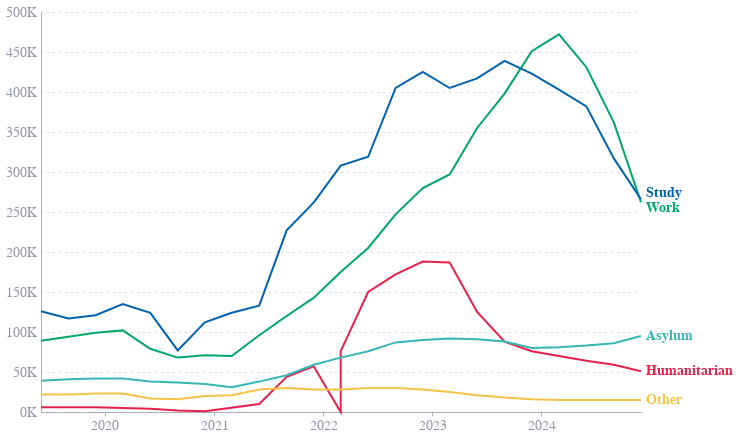

Notebook code cell kept with this figure:
### Code cell
lines = alt.Chart(non_eu_migra_dep).mark_line().encode(
    x=alt.X('Year ending:T', axis=alt.Axis(labelFontSize=14, tickCount=5)),
    y=alt.Y('Immigration', axis=alt.Axis(labelExpr="datum.value / 1000 + 'K'", labelFontSize=14)),
    color='Reason',
    tooltip=[
        alt.Tooltip('Period', title='Quarter'),
        alt.Tooltip('Immigration_label', title='Immigrants'),
        alt.Tooltip('Reason', title='Reason for migration')
        
    ]
).properties(
    height=400,
    width=600
)

last_points = non_eu_migra_dep.loc[non_eu_migra_dep.groupby('Reason')['Year ending'].idxmax()]

# Manual adjustment parameters - ADJUST THESE AS NEEDED
label_adjustments = {
    'Study': 7500,      # No adjustment
    'Work': -7500,      # No adjustment  
    'Asylum': 0,      # No adjustment
    'Humanitarian': 0,      # No adjustment
    'Other': 0        # No adjustment
}

# Apply manual adjustments
last_points['adjusted'] = last_points.apply(
    lambda row: row['Immigration'] + label_adjustments.get(row['Reason'], 0), 
    axis=1
)
text = alt.Chart(last_points).mark_text(
    align='left',
    dx=5,
    fontWeight='bold',
    fontSize=14
).encode(
    x=alt.X('Year ending:T', axis=alt.Axis(tickCount=5)),
    y=alt.Y('adjusted'),
    text='Reason',
    color=alt.Color('Reason', legend=None)
)

chart1 = lines + text
chart1

### Figure 1 — Vega-Lite specification as saved in the notebook (floating-point values rounded to 4 significant figures)
{"config": {"font": "Circular Std", "text": {"color": "#676A86", "align": "left", "baseline": "middle", "dx": 7, "dy": 0, "fontSize": 11}, "view": {"stroke": null, "continuousWidth": 400, "continuousHeight": 300, "discreteWidth": 400, "discreteHeight": 300}, "range": {"category": ["#36B7B4", "#E6224B", "#F4C245", "#0063AF", "#00A767", "#179FDB", "#EB5C2E"], "diverging": ["#E6224B", "#E54753", "#C9C9C9", "#179FDB", "#122B39"], "heatmap": ["#C9C9C9", "#179FDB", "#0063AF", "#122B39"], "ordinal": ["#00A767", "#36B7B4", "#179FDB", "#0063AF", "#243B5A"]}, "bar": {"color": "#179fdb"}, "line": {"color": "#e6224b"}, "rule": {"color": "#676A86"}, "area": {"opacity": 0.3}, "point": {"filled": true, "size": 80, "color": "#e6224b", "opacity": 0.95}, "geoshape": {"stroke": "white", "strokeWidth": 0.3}, "rect": {"fill": "#d6d4d4", "opacity": 0.3}, "axis": {"labelColor": "#676A86", "labelFontSize": 11, "labelFont": "Circular Std", "labelOpacity": 0.7, "tickColor": "#676A86", "tickOpacity": 0.5, "domainColor": "#676A86", "domainOpacity": 0.5, "gridColor": "#676A86", "gridDash": [2, 2], "gridOpacity": 0.5, "title": null, "titleColor": "#676A86", "titleOpacity": 0.8, "tickSize": 4}, "axisXDiscrete": {"grid": false, "labelAngle": 0, "tickCount": 10, "tickOpacity": 0.5, "title": null}, "axisYDiscrete": {"ticks": false, "labelPadding": 5}, "axisXTemporal": {"grid": false, "ticks": true}, "axisXQuantitative": {"grid": true}, "axisYQuantitative": {"gridColor": "#676A86", "gridDash": [1, 5], "gridOpacity": 0.5, "ticks": false, "labelPadding": 5, "tickCount": 8, "titleAngle": 0, "titleAlign": "left", "titleBaseline": "bottom", "titleX": 0, "titleY": -5}, "title": {"color": "#676A86E6", "subtitleColor": "#676A86", "font": "Circular Std", "subtitleFont": "Circular Std", "anchor": "start", "fontSize": 14, "subtitleFontSize": 12, "subtitlePadding": 4, "offset": 0, "frame": "group"}, "legend": {"titleColor": "#122b39", "title": null, "labelColor": "#122b39", "labelFontSize": 11}}, "layer": [{"data": {"name": "data-bc9e46f9909cccf00b97afdee3823c52"}, "mark": {"type": "line"}, "encoding": {"color": {"field": "Reason", "type": "nominal"}, "tooltip": [{"field": "Period", "title": "Quarter", "type": "nominal"}, {"field": "Immigration_label", "title": "Immigrants", "type": "nominal"}, {"field": "Reason", "title": "Reason for migration", "type": "nominal"}], "x": {"axis": {"labelFontSize": 14, "tickCount": 5}, "field": "Year ending", "type": "temporal"}, "y": {"axis": {"labelExpr": "datum.value / 1000 + 'K'", "labelFontSize": 14}, "field": "Immigration", "type": "quantitative"}}}, {"data": {"name": "data-d2ccc6b87d18a6b878923d4f8f4e32ae"}, "mark": {"type": "text", "align": "left", "dx": 5, "fontSize": 14, "fontWeight": "bold"}, "encoding": {"color": {"field": "Reason", "legend": null, "type": "nominal"}, "text": {"field": "Reason", "type": "nominal"}, "x": {"axis": {"tickCount": 5}, "field": "Year ending", "type": "temporal"}, "y": {"field": "adjusted", "type": "quantitative"}}}], "height": 400, "width": 600, "$schema": "https://vega.github.io/schema/vega-lite/v5.20.1.json", "datasets": {"data-bc9e46f9909cccf00b97afdee3823c52": [{"Period": "2019 Q2", "Year ending": "2019-06-01T00:00:00", "Reason": "Work", "Dependants": "Including dependants", "Immigration": 89000, "Immigrations_label": "89.0K", "Immigration_label": "89K", "test": 89.0}, {"Period": "2019 Q3", "Year ending": "2019-09-01T00:00:00", "Reason": "Work", "Dependants": "Including dependants", "Immigration": 94000, "Immigrations_label": "94.0K", "Immigration_label": "94K", "test": 94.0}, {"Period": "2019 Q4", "Year ending": "2019-12-01T00:00:00", "Reason": "Work", "Dependants": "Including dependants", "Immigration": 99000, "Immigrations_label": "99.0K", "Immigration_label": "99K", "test": 99.0}, {"Period": "2020 Q1", "Year ending": "2020-03-01T00:00:00", "Reason": "Work", "Dependants": "Including dependants", "Immigration": 102000, "Immigrations_label": "102.0K", "Immigration_label": "102K", "test": 102.0}, {"Period": "2020 Q2", "Year ending": "2020-06-01T00:00:00", "Reason": "Work", "Dependants": "Including dependants", "Immigration": 79000, "Immigrations_label": "79.0K", "Immigration_label": "79K", "test": 79.0}, {"Period": "2020 Q3", "Year ending": "2020-09-01T00:00:00", "Reason": "Work", "Dependants": "Including dependants", "Immigration": 68000, "Immigrations_label": "68.0K", "Immigration_label": "68K", "test": 68.0}, {"Period": "2020 Q4", "Year ending": "2020-12-01T00:00:00", "Reason": "Work", "Dependants": "Including dependants", "Immigration": 71000, "Immigrations_label": "71.0K", "Immigration_label": "71K", "test": 71.0}, {"Period": "2021 Q1", "Year ending": "2021-03-01T00:00:00", "Reason": "Work", "Dependants": "Including dependants", "Immigration": 70000, "Immigrations_label": "70.0K", "Immigration_label": "70K", "test": 70.0}, {"Period": "2021 Q2", "Year ending": "2021-06-01T00:00:00", "Reason": "Work", "Dependants": "Including dependants", "Immigration": 96000, "Immigrations_label": "96.0K", "Immigration_label": "96K", "test": 96.0}, {"Period": "2021 Q3", "Year ending": "2021-09-01T00:00:00", "Reason": "Work", "Dependants": "Including dependants", "Immigration": 120000, "Immigrations_label": "120.0K", "Immigration_label": "120K", "test": 120.0}, {"Period": "2021 Q4", "Year ending": "2021-12-01T00:00:00", "Reason": "Work", "Dependants": "Including dependants", "Immigration": 143000, "Immigrations_label": "143.0K", "Immigration_label": "143K", "test": 143.0}, {"Period": "2022 Q1", "Year ending": "2022-03-01T00:00:00", "Reason": "Work", "Dependants": "Including dependants", "Immigration": 175000, "Immigrations_label": "175.0K", "Immigration_label": "175K", "test": 175.0}, {"Period": "2022 Q2", "Year ending": "2022-06-01T00:00:00", "Reason": "Work", "Dependants": "Including dependants", "Immigration": 205000, "Immigrations_label": "205.0K", "Immigration_label": "205K", "test": 205.0}, {"Period": "2022 Q3", "Year ending": "2022-09-01T00:00:00", "Reason": "Work", "Dependants": "Including dependants", "Immigration": 247000, "Immigrations_label": "247.0K", "Immigration_label": "247K", "test": 247.0}, {"Period": "2022 Q4", "Year ending": "2022-12-01T00:00:00", "Reason": "Work", "Dependants": "Including dependants", "Immigration": 280000, "Immigrations_label": "280.0K", "Immigration_label": "280K", "test": 280.0}, {"Period": "2023 Q1", "Year ending": "2023-03-01T00:00:00", "Reason": "Work", "Dependants": "Including dependants", "Immigration": 297000, "Immigrations_label": "297.0K", "Immigration_label": "297K", "test": 297.0}, {"Period": "2023 Q2", "Year ending": "2023-06-01T00:00:00", "Reason": "Work", "Dependants": "Including dependants", "Immigration": 355000, "Immigrations_label": "355.0K", "Immigration_label": "355K", "test": 355.0}, {"Period": "2023 Q3", "Year ending": "2023-09-01T00:00:00", "Reason": "Work", "Dependants": "Including dependants", "Immigration": 398000, "Immigrations_label": "398.0K", "Immigration_label": "398K", "test": 398.0}, {"Period": "2023 Q4", "Year ending": "2023-12-01T00:00:00", "Reason": "Work", "Dependants": "Including dependants", "Immigration": 451000, "Immigrations_label": "451.0K", "Immigration_label": "451K", "test": 451.0}, {"Period": "2024 Q1", "Year ending": "2024-03-01T00:00:00", "Reason": "Work", "Dependants": "Including dependants", "Immigration": 472000, "Immigrations_label": "472.0K", "Immigration_label": "472K", "test": 472.0}, {"Period": "2024 Q2", "Year ending": "2024-06-01T00:00:00", "Reason": "Work", "Dependants": "Including dependants", "Immigration": 431000, "Immigrations_label": "431.0K", "Immigration_label": "431K", "test": 431.0}, {"Period": "2024 Q3", "Year ending": "2024-09-01T00:00:00", "Reason": "Work", "Dependants": "Including dependants", "Immigration": 362000, "Immigrations_label": "362.0K", "Immigration_label": "362K", "test": 362.0}, {"Period": "2024 Q4", "Year ending": "2024-12-01T00:00:00", "Reason": "Work", "Dependants": "Including dependants", "Immigration": 262000, "Immigrations_label": "262.0K", "Immigration_label": "262K", "test": 262.0}, {"Period": "2019 Q2", "Year ending": "2019-06-01T00:00:00", "Reason": "Study", "Dependants": "Including dependants", "Immigration": 126000, "Immigrations_label": "126.0K", "Immigration_label": "126K", "test": 126.0}, {"Period": "2019 Q3", "Year ending": "2019-09-01T00:00:00", "Reason": "Study", "Dependants": "Including dependants", "Immigration": 117000, "Immigrations_label": "117.0K", "Immigration_label": "117K", "test": 117.0}, {"Period": "2019 Q4", "Year ending": "2019-12-01T00:00:00", "Reason": "Study", "Dependants": "Including dependants", "Immigration": 121000, "Immigrations_label": "121.0K", "Immigration_label": "121K", "test": 121.0}, {"Period": "2020 Q1", "Year ending": "2020-03-01T00:00:00", "Reason": "Study", "Dependants": "Including dependants", "Immigration": 135000, "Immigrations_label": "135.0K", "Immigration_label": "135K", "test": 135.0}, {"Period": "2020 Q2", "Year ending": "2020-06-01T00:00:00", "Reason": "Study", "Dependants": "Including dependants", "Immigration": 124000, "Immigrations_label": "124.0K", "Immigration_label": "124K", "test": 124.0}, {"Period": "2020 Q3", "Year ending": "2020-09-01T00:00:00", "Reason": "Study", "Dependants": "Including dependants", "Immigration": 77000, "Immigrations_label": "77.0K", "Immigration_label": "77K", "test": 77.0}, {"Period": "2020 Q4", "Year ending": "2020-12-01T00:00:00", "Reason": "Study", "Dependants": "Including dependants", "Immigration": 112000, "Immigrations_label": "112.0K", "Immigration_label": "112K", "test": 112.0}, {"Period": "2021 Q1", "Year ending": "2021-03-01T00:00:00", "Reason": "Study", "Dependants": "Including dependants", "Immigration": 124000, "Immigrations_label": "124.0K", "Immigration_label": "124K", "test": 124.0}, {"Period": "2021 Q2", "Year ending": "2021-06-01T00:00:00", "Reason": "Study", "Dependants": "Including dependants", "Immigration": 133000, "Immigrations_label": "133.0K", "Immigration_label": "133K", "test": 133.0}, {"Period": "2021 Q3", "Year ending": "2021-09-01T00:00:00", "Reason": "Study", "Dependants": "Including dependants", "Immigration": 227000, "Immigrations_label": "227.0K", "Immigration_label": "227K", "test": 227.0}, {"Period": "2021 Q4", "Year ending": "2021-12-01T00:00:00", "Reason": "Study", "Dependants": "Including dependants", "Immigration": 262000, "Immigrations_label": "262.0K", "Immigration_label": "262K", "test": 262.0}, {"Period": "2022 Q1", "Year ending": "2022-03-01T00:00:00", "Reason": "Study", "Dependants": "Including dependants", "Immigration": 308000, "Immigrations_label": "308.0K", "Immigration_label": "308K", "test": 308.0}, {"Period": "2022 Q2", "Year ending": "2022-06-01T00:00:00", "Reason": "Study", "Dependants": "Including dependants", "Immigration": 319000, "Immigrations_label": "319.0K", "Immigration_label": "319K", "test": 319.0}, {"Period": "2022 Q3", "Year ending": "2022-09-01T00:00:00", "Reason": "Study", "Dependants": "Including dependants", "Immigration": 405000, "Immigrations_label": "405.0K", "Immigration_label": "405K", "test": 405.0}, {"Period": "2022 Q4", "Year ending": "2022-12-01T00:00:00", "Reason": "Study", "Dependants": "Including dependants", "Immigration": 425000, "Immigrations_label": "425.0K", "Immigration_label": "425K", "test": 425.0}, {"Period": "2023 Q1", "Year ending": "2023-03-01T00:00:00", "Reason": "Study", "Dependants": "Including dependants", "Immigration": 405000, "Immigrations_label": "405.0K", "Immigration_label": "405K", "test": 405.0}, {"Period": "2023 Q2", "Year ending": "2023-06-01T00:00:00", "Reason": "Study", "Dependants": "Including dependants", "Immigration": 417000, "Immigrations_label": "417.0K", "Immigration_label": "417K", "test": 417.0}, {"Period": "2023 Q3", "Year ending": "2023-09-01T00:00:00", "Reason": "Study", "Dependants": "Including dependants", "Immigration": 439000, "Immigrations_label": "439.0K", "Immigration_label": "439K", "test": 439.0}, {"Period": "2023 Q4", "Year ending": "2023-12-01T00:00:00", "Reason": "Study", "Dependants": "Including dependants", "Immigration": 423000, "Immigrations_label": "423.0K", "Immigration_label": "423K", "test": 423.0}, {"Period": "2024 Q1", "Year ending": "2024-03-01T00:00:00", "Reason": "Study", "Dependants": "Including dependants", "Immigration": 403000, "Immigrations_label": "403.0K", "Immigration_label": "403K", "test": 403.0}, {"Period": "2024 Q2", "Year ending": "2024-06-01T00:00:00", "Reason": "Study", "Dependants": "Including dependants", "Immigration": 382000, "Immigrations_label": "382.0K", "Immigration_label": "382K", "test": 382.0}, {"Period": "2024 Q3", "Year ending": "2024-09-01T00:00:00", "Reason": "Study", "Dependants": "Including dependants", "Immigration": 317000, "Immigrations_label": "317.0K", "Immigration_label": "317K", "test": 317.0}, {"Period": "2024 Q4", "Year ending": "2024-12-01T00:00:00", "Reason": "Study", "Dependants": "Including dependants", "Immigration": 266000, "Immigrations_label": "266.0K", "Immigration_label": "266K", "test": 266.0}, {"Period": "2019 Q2", "Year ending": "2019-06-01T00:00:00", "Reason": "Humanitarian", "Dependants": "Including dependants", "Immigration": 6000, "Immigrations_label": "6.0K", "Immigration_label": "6K", "test": 6.0}, {"Period": "2019 Q3", "Year ending": "2019-09-01T00:00:00", "Reason": "Humanitarian", "Dependants": "Including dependants", "Immigration": 6000, "Immigrations_label": "6.0K", "Immigration_label": "6K", "test": 6.0}, {"Period": "2019 Q4", "Year ending": "2019-12-01T00:00:00", "Reason": "Humanitarian", "Dependants": "Including dependants", "Immigration": 6000, "Immigrations_label": "6.0K", "Immigration_label": "6K", "test": 6.0}, {"Period": "2020 Q1", "Year ending": "2020-03-01T00:00:00", "Reason": "Humanitarian", "Dependants": "Including dependants", "Immigration": 5000, "Immigrations_label": "5.0K", "Immigration_label": "5K", "test": 5.0}, {"Period": "2020 Q2", "Year ending": "2020-06-01T00:00:00", "Reason": "Humanitarian", "Dependants": "Including dependants", "Immigration": 4000, "Immigrations_label": "4.0K", "Immigration_label": "4K", "test": 4.0}, {"Period": "2020 Q3", "Year ending": "2020-09-01T00:00:00", "Reason": "Humanitarian", "Dependants": "Including dependants", "Immigration": 2000, "Immigrations_label": "2.0K", "Immigration_label": "2K", "test": 2.0}, {"Period": "2020 Q4", "Year ending": "2020-12-01T00:00:00", "Reason": "Humanitarian", "Dependants": "Including dependants", "Immigration": 1000, "Immigrations_label": "1.0K", "Immigration_label": "1K", "test": 1.0}, {"Period": "2022 Q1", "Year ending": "2022-03-01T00:00:00", "Reason": "Humanitarian", "Dependants": "Including dependants", "Immigration": 0, "Immigrations_label": "0.0K", "Immigration_label": "0K", "test": 0.0}, {"Period": "2021 Q2", "Year ending": "2021-06-01T00:00:00", "Reason": "Humanitarian", "Dependants": "Including dependants", "Immigration": 10000, "Immigrations_label": "10.0K", "Immigration_label": "10K", "test": 10.0}, {"Period": "2021 Q3", "Year ending": "2021-09-01T00:00:00", "Reason": "Humanitarian", "Dependants": "Including dependants", "Immigration": 44000, "Immigrations_label": "44.0K", "Immigration_label": "44K", "test": 44.0}, {"Period": "2021 Q4", "Year ending": "2021-12-01T00:00:00", "Reason": "Humanitarian", "Dependants": "Including dependants", "Immigration": 57000, "Immigrations_label": "57.0K", "Immigration_label": "57K", "test": 57.0}, {"Period": "2022 Q1", "Year ending": "2022-03-01T00:00:00", "Reason": "Humanitarian", "Dependants": "Including dependants", "Immigration": 76000, "Immigrations_label": "76.0K", "Immigration_label": "76K", "test": 76.0}, {"Period": "2022 Q2", "Year ending": "2022-06-01T00:00:00", "Reason": "Humanitarian", "Dependants": "Including dependants", "Immigration": 150000, "Immigrations_label": "150.0K", "Immigration_label": "150K", "test": 150.0}, {"Period": "2022 Q3", "Year ending": "2022-09-01T00:00:00", "Reason": "Humanitarian", "Dependants": "Including dependants", "Immigration": 172000, "Immigrations_label": "172.0K", "Immigration_label": "172K", "test": 172.0}, {"Period": "2022 Q4", "Year ending": "2022-12-01T00:00:00", "Reason": "Humanitarian", "Dependants": "Including dependants", "Immigration": 188000, "Immigrations_label": "188.0K", "Immigration_label": "188K", "test": 188.0}, {"Period": "2023 Q1", "Year ending": "2023-03-01T00:00:00", "Reason": "Humanitarian", "Dependants": "Including dependants", "Immigration": 187000, "Immigrations_label": "187.0K", "Immigration_label": "187K", "test": 187.0}, {"Period": "2023 Q2", "Year ending": "2023-06-01T00:00:00", "Reason": "Humanitarian", "Dependants": "Including dependants", "Immigration": 125000, "Immigrations_label": "125.0K", "Immigration_label": "125K", "test": 125.0}, {"Period": "2023 Q3", "Year ending": "2023-09-01T00:00:00", "Reason": "Humanitarian", "Dependants": "Including dependants", "Immigration": 88000, "Immigrations_label": "88.0K", "Immigration_label": "88K", "test": 88.0}, {"Period": "2023 Q4", "Year ending": "2023-12-01T00:00:00", "Reason": "Humanitarian", "Dependants": "Including dependants", "Immigration": 76000, "Immigrations_label": "76.0K", "Immigration_label": "76K", "test": 76.0}, {"Period": "2024 Q1", "Year ending": "2024-03-01T00:00:00", "Reason": "Humanitarian", "Dependants": "Including dependants", "Immigration": 70000, "Immigrations_label": "70.0K", "Immigration_label": "70K", "test": 70.0}, {"Period": "2024 Q2", "Year ending": "2024-06-01T00:00:00", "Reason": "Humanitarian", "Dependants": "Including dependants", "Immigration": 64000, "Immigrations_label": "64.0K", "Immigration_label": "64K", "test": 64.0}, {"Period": "2024 Q3", "Year ending": "2024-09-01T00:00:00", "Reason": "Humanitarian", "Dependants": "Including dependants", "Immigration": 59000, "Immigrations_label": "59.0K", "Immigration_label": "59K", "test": 59.0}, {"Period": "2024 Q4", "Year ending": "2024-12-01T00:00:00", "Reason": "Humanitarian", "Dependants": "Including dependants", "Immigration": 51000, "Immigrations_label": "51.0K", "Immigration_label": "51K", "test": 51.0}, {"Period": "2019 Q2", "Year ending": "2019-06-01T00:00:00", "Reason": "Asylum", "Dependants": "Including dependants", "Immigration": 39000, "Immigrations_label": "39.0K", "Immigration_label": "39K", "test": 39.0}, {"Period": "2019 Q3", "Year ending": "2019-09-01T00:00:00", "Reason": "Asylum", "Dependants": "Including dependants", "Immigration": 41000, "Immigrations_label": "41.0K", "Immigration_label": "41K", "test": 41.0}, {"Period": "2019 Q4", "Year ending": "2019-12-01T00:00:00", "Reason": "Asylum", "Dependants": "Including dependants", "Immigration": 42000, "Immigrations_label": "42.0K", "Immigration_label": "42K", "test": 42.0}, {"Period": "2020 Q1", "Year ending": "2020-03-01T00:00:00", "Reason": "Asylum", "Dependants": "Including dependants", "Immigration": 42000, "Immigrations_label": "42.0K", "Immigration_label": "42K", "test": 42.0}, {"Period": "2020 Q2", "Year ending": "2020-06-01T00:00:00", "Reason": "Asylum", "Dependants": "Including dependants", "Immigration": 38000, "Immigrations_label": "38.0K", "Immigration_label": "38K", "test": 38.0}, {"Period": "2020 Q3", "Year ending": "2020-09-01T00:00:00", "Reason": "Asylum", "Dependants": "Including dependants", "Immigration": 37000, "Immigrations_label": "37.0K", "Immigration_label": "37K", "test": 37.0}, {"Period": "2020 Q4", "Year ending": "2020-12-01T00:00:00", "Reason": "Asylum", "Dependants": "Including dependants", "Immigration": 35000, "Immigrations_label": "35.0K", "Immigration_label": "35K", "test": 35.0}, {"Period": "2021 Q1", "Year ending": "2021-03-01T00:00:00", "Reason": "Asylum", "Dependants": "Including dependants", "Immigration": 31000, "Immigrations_label": "31.0K", "Immigration_label": "31K", "test": 31.0}, {"Period": "2021 Q2", "Year ending": "2021-06-01T00:00:00", "Reason": "Asylum", "Dependants": "Including dependants", "Immigration": 38000, "Immigrations_label": "38.0K", "Immigration_label": "38K", "test": 38.0}, {"Period": "2021 Q3", "Year ending": "2021-09-01T00:00:00", "Reason": "Asylum", "Dependants": "Including dependants", "Immigration": 46000, "Immigrations_label": "46.0K", "Immigration_label": "46K", "test": 46.0}, {"Period": "2021 Q4", "Year ending": "2021-12-01T00:00:00", "Reason": "Asylum", "Dependants": "Including dependants", "Immigration": 59000, "Immigrations_label": "59.0K", "Immigration_label": "59K", "test": 59.0}, {"Period": "2022 Q1", "Year ending": "2022-03-01T00:00:00", "Reason": "Asylum", "Dependants": "Including dependants", "Immigration": 68000, "Immigrations_label": "68.0K", "Immigration_label": "68K", "test": 68.0}, {"Period": "2022 Q2", "Year ending": "2022-06-01T00:00:00", "Reason": "Asylum", "Dependants": "Including dependants", "Immigration": 76000, "Immigrations_label": "76.0K", "Immigration_label": "76K", "test": 76.0}, {"Period": "2022 Q3", "Year ending": "2022-09-01T00:00:00", "Reason": "Asylum", "Dependants": "Including dependants", "Immigration": 87000, "Immigrations_label": "87.0K", "Immigration_label": "87K", "test": 87.0}, {"Period": "2022 Q4", "Year ending": "2022-12-01T00:00:00", "Reason": "Asylum", "Dependants": "Including dependants", "Immigration": 90000, "Immigrations_label": "90.0K", "Immigration_label": "90K", "test": 90.0}, {"Period": "2023 Q1", "Year ending": "2023-03-01T00:00:00", "Reason": "Asylum", "Dependants": "Including dependants", "Immigration": 92000, "Immigrations_label": "92.0K", "Immigration_label": "92K", "test": 92.0}, {"Period": "2023 Q2", "Year ending": "2023-06-01T00:00:00", "Reason": "Asylum", "Dependants": "Including dependants", "Immigration": 91000, "Immigrations_label": "91.0K", "Immigration_label": "91K", "test": 91.0}, {"Period": "2023 Q3", "Year ending": "2023-09-01T00:00:00", "Reason": "Asylum", "Dependants": "Including dependants", "Immigration": 88000, "Immigrations_label": "88.0K", "Immigration_label": "88K", "test": 88.0}, {"Period": "2023 Q4", "Year ending": "2023-12-01T00:00:00", "Reason": "Asylum", "Dependants": "Including dependants", "Immigration": 80000, "Immigrations_label": "80.0K", "Immigration_label": "80K", "test": 80.0}, {"Period": "2024 Q1", "Year ending": "2024-03-01T00:00:00", "Reason": "Asylum", "Dependants": "Including dependants", "Immigration": 81000, "Immigrations_label": "81.0K", "Immigration_label": "81K", "test": 81.0}, {"Period": "2024 Q2", "Year ending": "2024-06-01T00:00:00", "Reason": "Asylum", "Dependants": "Including dependants", "Immigration": 83000, "Immigrations_label": "83.0K", "Immigration_label": "83K", "test": 83.0}, {"Period": "2024 Q3", "Year ending": "2024-09-01T00:00:00", "Reason": "Asylum", "Dependants": "Including dependants", "Immigration": 86000, "Immigrations_label": "86.0K", "Immigration_label": "86K", "test": 86.0}, {"Period": "2024 Q4", "Year ending": "2024-12-01T00:00:00", "Reason": "Asylum", "Dependants": "Including dependants", "Immigration": 95000, "Immigrations_label": "95.0K", "Immigration_label": "95K", "test": 95.0}, {"Period": "2019 Q2", "Year ending": "2019-06-01T00:00:00", "Reason": "Other", "Dependants": "Including dependants", "Immigration": 22000, "Immigrations_label": "22.0K", "Immigration_label": "22K", "test": 22.0}, {"Period": "2019 Q3", "Year ending": "2019-09-01T00:00:00", "Reason": "Other", "Dependants": "Including dependants", "Immigration": 22000, "Immigrations_label": "22.0K", "Immigration_label": "22K", "test": 22.0}, {"Period": "2019 Q4", "Year ending": "2019-12-01T00:00:00", "Reason": "Other", "Dependants": "Including dependants", "Immigration": 23000, "Immigrations_label": "23.0K", "Immigration_label": "23K", "test": 23.0}, {"Period": "2020 Q1", "Year ending": "2020-03-01T00:00:00", "Reason": "Other", "Dependants": "Including dependants", "Immigration": 23000, "Immigrations_label": "23.0K", "Immigration_label": "23K", "test": 23.0}, {"Period": "2020 Q2", "Year ending": "2020-06-01T00:00:00", "Reason": "Other", "Dependants": "Including dependants", "Immigration": 17000, "Immigrations_label": "17.0K", "Immigration_label": "17K", "test": 17.0}, {"Period": "2020 Q3", "Year ending": "2020-09-01T00:00:00", "Reason": "Other", "Dependants": "Including dependants", "Immigration": 16000, "Immigrations_label": "16.0K", "Immigration_label": "16K", "test": 16.0}, {"Period": "2020 Q4", "Year ending": "2020-12-01T00:00:00", "Reason": "Other", "Dependants": "Including dependants", "Immigration": 20000, "Immigrations_label": "20.0K", "Immigration_label": "20K", "test": 20.0}, {"Period": "2021 Q1", "Year ending": "2021-03-01T00:00:00", "Reason": "Other", "Dependants": "Including dependants", "Immigration": 21000, "Immigrations_label": "21.0K", "Immigration_label": "21K", "test": 21.0}, {"Period": "2021 Q2", "Year ending": "2021-06-01T00:00:00", "Reason": "Other", "Dependants": "Including dependants", "Immigration": 28000, "Immigrations_label": "28.0K", "Immigration_label": "28K", "test": 28.0}, {"Period": "2021 Q3", "Year ending": "2021-09-01T00:00:00", "Reason": "Other", "Dependants": "Including dependants", "Immigration": 30000, "Immigrations_label": "30.0K", "Immigration_label": "30K", "test": 30.0}, {"Period": "2021 Q4", "Year ending": "2021-12-01T00:00:00", "Reason": "Other", "Dependants": "Including dependants", "Immigration": 28000, "Immigrations_label": "28.0K", "Immigration_label": "28K", "test": 28.0}, {"Period": "2022 Q1", "Year ending": "2022-03-01T00:00:00", "Reason": "Other", "Dependants": "Including dependants", "Immigration": 28000, "Immigrations_label": "28.0K", "Immigration_label": "28K", "test": 28.0}, {"Period": "2022 Q2", "Year ending": "2022-06-01T00:00:00", "Reason": "Other", "Dependants": "Including dependants", "Immigration": 30000, "Immigrations_label": "30.0K", "Immigration_label": "30K", "test": 30.0}, {"Period": "2022 Q3", "Year ending": "2022-09-01T00:00:00", "Reason": "Other", "Dependants": "Including dependants", "Immigration": 30000, "Immigrations_label": "30.0K", "Immigration_label": "30K", "test": 30.0}, {"Period": "2022 Q4", "Year ending": "2022-12-01T00:00:00", "Reason": "Other", "Dependants": "Including dependants", "Immigration": 28000, "Immigrations_label": "28.0K", "Immigration_label": "28K", "test": 28.0}, {"Period": "2023 Q1", "Year ending": "2023-03-01T00:00:00", "Reason": "Other", "Dependants": "Including dependants", "Immigration": 25000, "Immigrations_label": "25.0K", "Immigration_label": "25K", "test": 25.0}, {"Period": "2023 Q2", "Year ending": "2023-06-01T00:00:00", "Reason": "Other", "Dependants": "Including dependants", "Immigration": 21000, "Immigrations_label": "21.0K", "Immigration_label": "21K", "test": 21.0}, {"Period": "2023 Q3", "Year ending": "2023-09-01T00:00:00", "Reason": "Other", "Dependants": "Including dependants", "Immigration": 18000, "Immigrations_label": "18.0K", "Immigration_label": "18K", "test": 18.0}, {"Period": "2023 Q4", "Year ending": "2023-12-01T00:00:00", "Reason": "Other", "Dependants": "Including dependants", "Immigration": 16000, "Immigrations_label": "16.0K", "Immigration_label": "16K", "test": 16.0}, {"Period": "2024 Q1", "Year ending": "2024-03-01T00:00:00", "Reason": "Other", "Dependants": "Including dependants", "Immigration": 15000, "Immigrations_label": "15.0K", "Immigration_label": "15K", "test": 15.0}, {"Period": "2024 Q2", "Year ending": "2024-06-01T00:00:00", "Reason": "Other", "Dependants": "Including dependants", "Immigration": 15000, "Immigrations_label": "15.0K", "Immigration_label": "15K", "test": 15.0}, {"Period": "2024 Q3", "Year ending": "2024-09-01T00:00:00", "Reason": "Other", "Dependants": "Including dependants", "Immigration": 15000, "Immigrations_label": "15.0K", "Immigration_label": "15K", "test": 15.0}, {"Period": "2024 Q4", "Year ending": "2024-12-01T00:00:00", "Reason": "Other", "Dependants": "Including dependants", "Immigration": 15000, "Immigrations_label": "15.0K", "Immigration_label": "15K", "test": 15.0}], "data-d2ccc6b87d18a6b878923d4f8f4e32ae": [{"Period": "2024 Q4", "Year ending": "2024-12-01T00:00:00", "Reason": "Asylum", "Dependants": "Including dependants", "Immigration": 95000, "Immigrations_label": "95.0K", "Immigration_label": "95K", "test": 95.0, "adjusted": 95000}, {"Period": "2024 Q4", "Year ending": "2024-12-01T00:00:00", "Reason": "Humanitarian", "Dependants": "Including dependants", "Immigration": 51000, "Immigrations_label": "51.0K", "Immigration_label": "51K", "test": 51.0, "adjusted": 51000}, {"Period": "2024 Q4", "Year ending": "2024-12-01T00:00:00", "Reason": "Other", "Dependants": "Including dependants", "Immigration": 15000, "Immigrations_label": "15.0K", "Immigration_label": "15K", "test": 15.0, "adjusted": 15000}, {"Period": "2024 Q4", "Year ending": "2024-12-01T00:00:00", "Reason": "Study", "Dependants": "Including dependants", "Immigration": 266000, "Immigrations_label": "266.0K", "Immigration_label": "266K", "test": 266.0, "adjusted": 273500}, {"Period": "2024 Q4", "Year ending": "2024-12-01T00:00:00", "Reason": "Work", "Dependants": "Including dependants", "Immigration": 262000, "Immigrations_label": "262.0K", "Immigration_label": "262K", "test": 262.0, "adjusted": 254500}]}}
